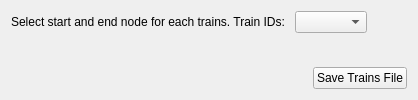
                 <widget class="QWidget" name="tab_8">
                  <attribute name="title">
                   <string>Define Trains Paths</string>
                  </attribute>
                  <layout class="QGridLayout" name="gridLayout_17">
                   <item row="1" column="0">
                    <layout class="QVBoxLayout" name="verticalLayout_4">
                     <item>
                      <widget class="CustomPlot" name="plot_trains" native="true">
                       <property name="mouseTracking">
                        <bool>true</bool>
                       </property>
                       <layout class="QGridLayout" name="gridLayout_18"/>
                      </widget>
                     </item>
                    </layout>
                   </item>
                   <item row="0" column="0">
                    <layout class="QHBoxLayout" name="horizontalLayout_5">
                     <item>
                      <widget class="QLabel" name="label_18">
                       <property name="text">
                        <string>Select start and end node for each trains. Train IDs: </string>
                       </property>
                      </widget>
                     </item>
                     <item>
                      <widget class="QComboBox" name="combo_visualizeTrain"/>
                     </item>
                     <item>
                      <spacer name="horizontalSpacer_6">
                       <property name="orientation">
                        <enum>Qt::Horizontal</enum>
                       </property>
                       <property name="sizeHint" stdset="0">
                        <size>
                         <width>40</width>
                         <height>20</height>
                        </size>
                       </property>
                      </spacer>
                     </item>
                    </layout>
                   </item>
                   <item row="2" column="0">
                    <layout class="QHBoxLayout" name="horizontalLayout_3">
                     <item>
                      <spacer name="horizontalSpacer_15">
                       <property name="orientation">
                        <enum>Qt::Horizontal</enum>
                       </property>
                       <property name="sizeHint" stdset="0">
                        <size>
                         <width>40</width>
                         <height>20</height>
                        </size>
                       </property>
                      </spacer>
                     </item>
                     <item>
                      <widget class="QPushButton" name="pushButton_saveNewTrains">
                       <property name="text">
                        <string>Save Trains File</string>
                       </property>
                      </widget>
                     </item>
                    </layout>
                   </item>
                  </layout>
                 </widget>
